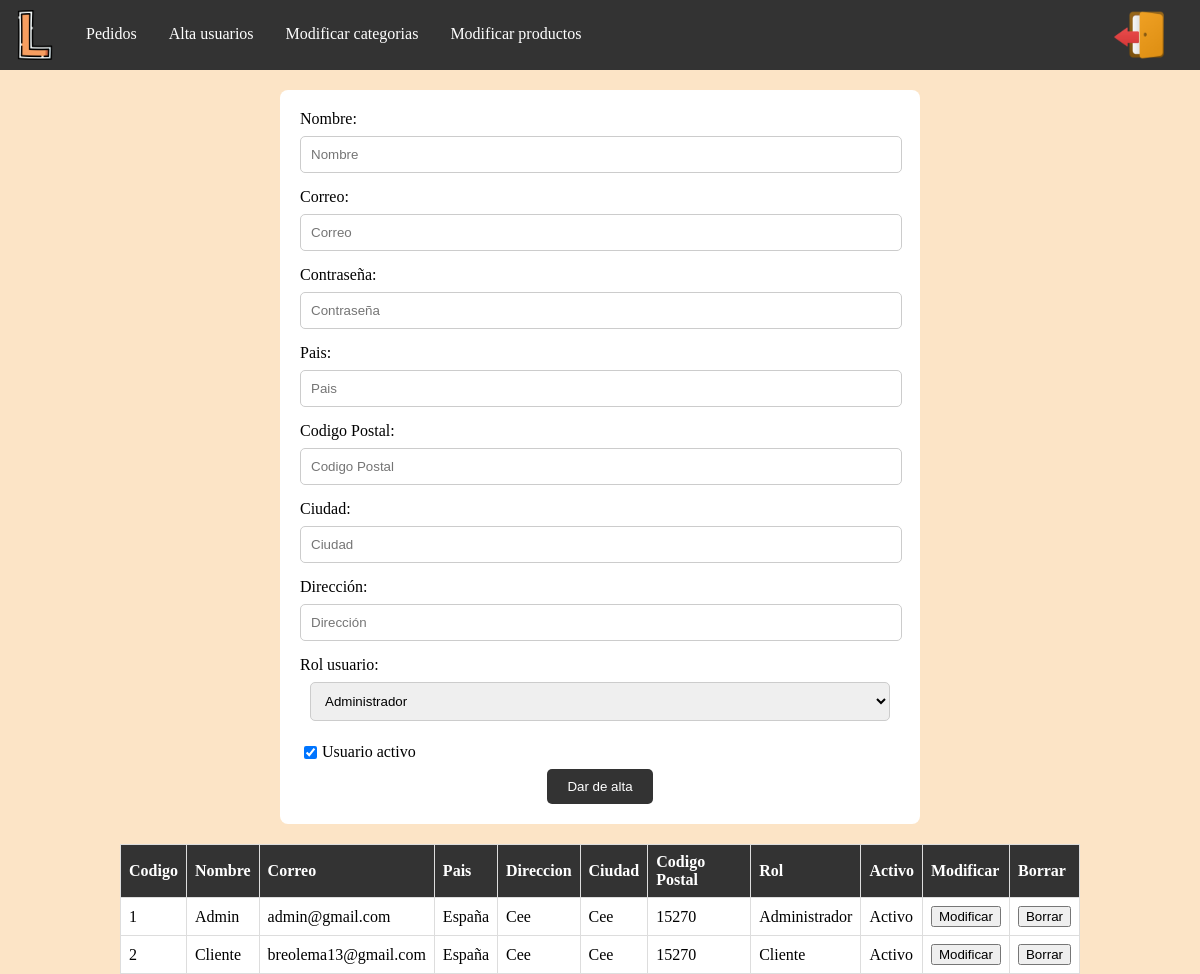
Screenshot of /darAltaUsuarios.php (signed in) with the database file from the repository.
### tables this page shows
CREATE TABLE IF NOT EXISTS `usuarios` (
  `CodUsu` int(11) NOT NULL AUTO_INCREMENT,
  `Nombre` VARCHAR(30) NOT NULL,
  `Correo` varchar(90) NOT NULL,
  `Clave` varchar(45) NOT NULL,
  `Pais` varchar(45) NOT NULL,
  `CP` int(5) DEFAULT NULL,
  `Ciudad` varchar(45) NOT NULL,
  `Direccion` varchar(200) NOT NULL,
  `Rol` INT(2) NOT NULL,
  `Activo` BOOLEAN NOT NULL,
  PRIMARY KEY (`CodUsu`),
  UNIQUE KEY `UN_RES_COR` (`Correo`)
);

CREATE TABLE IF NOT EXISTS `roles` (
  `CodRol` INT(2) NOT NULL,
  `Descripcion` VARCHAR(20) NOT NULL,
  PRIMARY KEY (`CodRol`)
);

### darAltaUsuarios.php (the view, shortened to what this page needs)
<?php
$conexion = mysqli_connect("localhost", "root", "", "supermercado");
?>
<!DOCTYPE html>
<html lang="es">
<head>
  <link rel="stylesheet" href="css/estilos_AltaUsers.css">
  <link rel="stylesheet" href="css/comunTodos.css">
</head>
<body>
  <nav>
    <img src="imagenes/icono.png" alt="logo" />
    <a href="todosPedidos.php">Pedidos</a>
    <a href="darAltaUsuarios.php">Alta usuarios</a>
    <a href="categoriasAdmin.php">Modificar categorias</a>
    <a href="productosAdmin.php">Modificar productos</a>
    <div id="logout">
      <a href="logout.php"><img src="imagenes/logout.png"></a>
    </div>
  </nav>
  <?php
  if (isset ($_GET["codUsu"]) && isset ($_GET["nombre"]) && isset ($_GET["correo"]) && isset ($_GET["pais"]) && isset ($_GET["cp"]) && isset ($_GET["ciudad"]) && isset ($_GET["direccion"]) && isset ($_GET["tipoRol"]) && isset ($_GET["activo"])) {
    $sqlUserActual = "SELECT CodUsu FROM usuarios WHERE Nombre='$usuarioActual'";
    $resultUserActual = $conexion->query($sqlUserActual);
    if ($resultUserActual->num_rows > 0) {
      while ($fila = $resultUserActual->fetch_assoc()) {
        $codUserActual = $fila["CodUsu"];
      }
      if ($codUserActual == $usuarioBorrar) {
        $_SESSION["mensaje"] = "No puedes modificar datos del usuario actual.";
        exit;
      } else {
        $codUsu = $_GET["codUsu"];
        $nombre = $_GET["nombre"];
        $correo = $_GET["correo"];
        $pais = $_GET["pais"];
        $cp = $_GET["cp"];
        $ciudad = $_GET["ciudad"];
        $direccion = $_GET["direccion"];
        if (isset ($_GET['tipoRol'])) {
          if ($_GET['tipoRol'] == "Administrador") {
            $rol = 1;
          } else {
            $rol = 2;
          }
        }
        $activo = $_GET["activo"];
        echo '<form method="POST" action="modificarUsuarios.php">';
        echo '<label for="nombre">Nombre:</label>';
        echo '<input type="text" id="nombre" name="nombre" value="' . $nombre . '" />';
        echo '<label for="correo">Correo:</label>';
        echo '<input type="email" id="correo" name="correo" value="' . $correo . '" />';
        echo '<label for="clave">Contraseña:</label>';
        echo '<input type="password" id="clave" name="clave"/>';
        echo '<label for="pais">Pais:</label>';
        echo '<input type="text" id="pais" name="pais" value="' . $pais . '" />';
        echo '<label for="cp">Codigo Postal:</label>';
        echo '<input type="number" id="cp" name="cp" value="' . $cp . '" />';
        echo '<label for="ciudad">Ciudad:</label>';
        echo '<input type="text" id="ciudad" name="ciudad" value="' . $ciudad . '" />';
        echo '<label for="direccion">Dirección:</label>';
        echo '<input type="text" id="direccion" name="direccion" value="' . $direccion . '" />';
        echo "<label for='rol'>Rol usuario:</label>";
        echo "<select id='rol' name='rol'>";
        $sql_Roles = "SELECT codrol,descripcion FROM roles";
        $result_Roles = $conexion->query($sql_Roles);
        while ($fila = $result_Roles->fetch_assoc()) {
          $codrol = $fila["codrol"];
          $descripcion = $fila["descripcion"];
          if ($codrol == $rol) {
            echo "<option value='$codrol' selected>$descripcion</option>";
          } else {
            echo "<option value='$codrol'>$descripcion</option>";
          }
        }
        echo '</select>';
        echo '<div class="checkbox-container">';
        if ($activo == 1) {
          echo '<input type="checkbox" id="activo" name="activo" checked />';
        } else {
          echo '<input type="hidden" name="activo" value="0" />';
          echo '<input type="checkbox" id="activo" name="activo" />';
        }
        echo '<label for="activo">Usuario activo</label>';
        echo '</div>';
        echo '<input type="hidden" name="codUsu" value="' . $codUsu . '" />';
        echo '<input type="submit" value="Actualizar" />';
        echo '</form>';
        if (isset ($_GET['mensaje'])) {
          echo '<script>';
          echo 'var mensaje = "' . $_GET['mensaje'] . '";';
          echo 'alert(mensaje);';
          echo '</script>';
        }
      }
    }
  } else {
    echo '<form method="POST">';
    echo '<label for="nombre">Nombre:</label>';
    echo '<input type="text" id="nombre" name="nombre" placeholder="Nombre" />';
    echo '<label for="correo">Correo:</label>';
    echo '<input type="email" id="correo" name="correo" placeholder="Correo" />';
    echo '<label for="clave">Contraseña:</label>';
    echo '<input type="password" id="clave" name="clave" placeholder="Contraseña" />';
    echo '<label for="pais">Pais:</label>';
    echo '<input type="text" id="pais" name="pais" placeholder="Pais" />';
    echo '<label for="cp">Codigo Postal:</label>';
    echo '<input type="number" id="cp" name="cp" placeholder="Codigo Postal" />';
    echo '<label for="ciudad">Ciudad:</label>';
    echo '<input type="text" id="ciudad" name="ciudad" placeholder="Ciudad" />';
    echo '<label for="direccion">Dirección:</label>';
    echo '<input type="text" id="direccion" name="direccion" placeholder="Dirección" />';
    $sql_Roles = "SELECT codrol,descripcion FROM roles";
    $result_Roles = $conexion->query($sql_Roles);
    if ($result_Roles->num_rows > 0) {
      echo "<label for='rol'>Rol usuario:</label>";
      echo "<select id='rol' name='rol'>";
      while ($fila = $result_Roles->fetch_assoc()) {
        echo "<option value='" . $fila["codrol"] . "'>" . $fila["descripcion"] . "</option>";
      }
      echo "</select>";
    }
    echo '<div class="checkbox-container">';
    echo '<input type="checkbox" id="activo" name="activo" checked="checked"/>';
    echo '<label for="activo">Usuario activo</label>';
    echo '</div>';
    echo '<input type="submit" value="Dar de alta" />';
    echo '</form>';
  }
  $sql_Usuarios = "SELECT usuarios.*, roles.Descripcion AS tipoRol FROM usuarios INNER JOIN roles ON roles.CodRol = usuarios.Rol";
  $result_Usuarios = $conexion->query($sql_Usuarios);
  if ($result_Usuarios->num_rows > 0) {
    echo "<table border=1>";
    echo "<tr>";
    echo "<th>Codigo</th><th>Nombre</th><th>Correo</th><th>Pais</th><th>Direccion</th>
          <th>Ciudad</th><th>Codigo Postal</th><th>Rol</th><th>Activo</th><th>Modificar</th><th>Borrar</th>";
    echo "</tr>";
    while ($fila = $result_Usuarios->fetch_assoc()) {
      echo "<tr>";
      echo "<td>" . $fila['CodUsu'] . "</td>";
      echo "<td>" . $fila['Nombre'] . "</td>";
      echo "<td>" . $fila['Correo'] . "</td>";
      echo "<td>" . $fila['Pais'] . "</td>";
      echo "<td>" . $fila['Direccion'] . "</td>";
      echo "<td>" . $fila['Ciudad'] . "</td>";
      echo "<td>" . $fila['CP'] . "</td>";
      echo "<td>" . $fila['tipoRol'] . "</td>";
      if ($fila['Activo'] == 1) {
        echo "<td>Activo</td>";
      } else {
        echo "<td>Desactivo</td>";
      }
      echo "<td><a href='darAltaUsuarios.php?codUsu=" . $fila['CodUsu'] . "&nombre=" . $fila['Nombre'] . "&correo=" . $fila['Correo'] . "&pais=" . $fila['Pais'] . "&direccion=" . $fila['Direccion'] . "&ciudad=" . $fila['Ciudad'] . "&cp=" . $fila['CP'] . "&tipoRol=" . $fila['tipoRol'] . "&activo=" . $fila['Activo'] . "'><button>Modificar</button></a></td>";
      echo "<td><a href='borrarUsuarios.php?codUsu=" . $fila['CodUsu'] . "'><button>Borrar</button></a></td>";
      echo "</tr>";
    }
    echo "</table>";
  }
  ?>
</body>
</html>

### css/estilos_AltaUsers.css (style rules this page uses)
form { margin: 20px auto; width: 80%; max-width: 600px; background-color: #fff; padding: 20px; border-radius: 8px; }
form label { display: block; text-align: left; margin-bottom: 8px; }
form input[type="text"], form input[type="email"], form input[type="password"], form input[type="number"], form select { width: calc(100% - 20px); padding: 10px; margin-bottom: 15px; border: 1px solid #ccc; border-radius: 5px; }
form input[type="checkbox"] { margin-right: 5px; display: flex; }
form input[type="submit"] { background-color: #333; color: #fff; border: none; padding: 10px 20px; cursor: pointer; border-radius: 5px; }
.checkbox-container { display: flex; align-items: center; }
.checkbox-container label { margin-top: 7px; }
.checkbox-container input[type="checkbox"] { margin-right: 5px; }
table { width: 80%; border-collapse: collapse; margin-top: 20px; margin: 20px auto; }
th, td { border: 1px solid #ddd; padding: 8px; text-align: left; }
th { background-color: #333; color: white; }
td { background-color: #fff; }

### css/comunTodos.css (style rules this page uses)
body { margin: 0px; text-align: center; align-items: center; justify-content: center; height: 100vh; margin: 0; background-color: #fce4c6; }
nav { background-color: #333; overflow: hidden; }
nav a { float: left; display: block; color: white; text-align: center; padding: 25px 16px; text-decoration: none; }
nav img { float: left; padding: 10px; height: 50px; }
#logout { display: flex; align-items: center; float: right; padding: 10px; height: 50px; }

### rows the page displays
usuarios: CodUsu "1", Nombre "Admin", Correo "admin@gmail.com", Pais "España", Direccion "Cee", Ciudad "Cee", CP "15270", roles.Descripcion "Administrador", Activo "Activo"
usuarios: CodUsu "2", Nombre "Cliente", Correo "breolema13@gmail.com", Pais "España", Direccion "Cee", Ciudad "Cee", CP "15270", roles.Descripcion "Cliente", Activo "Activo"

### other values shown
form field rol "Administrador"
